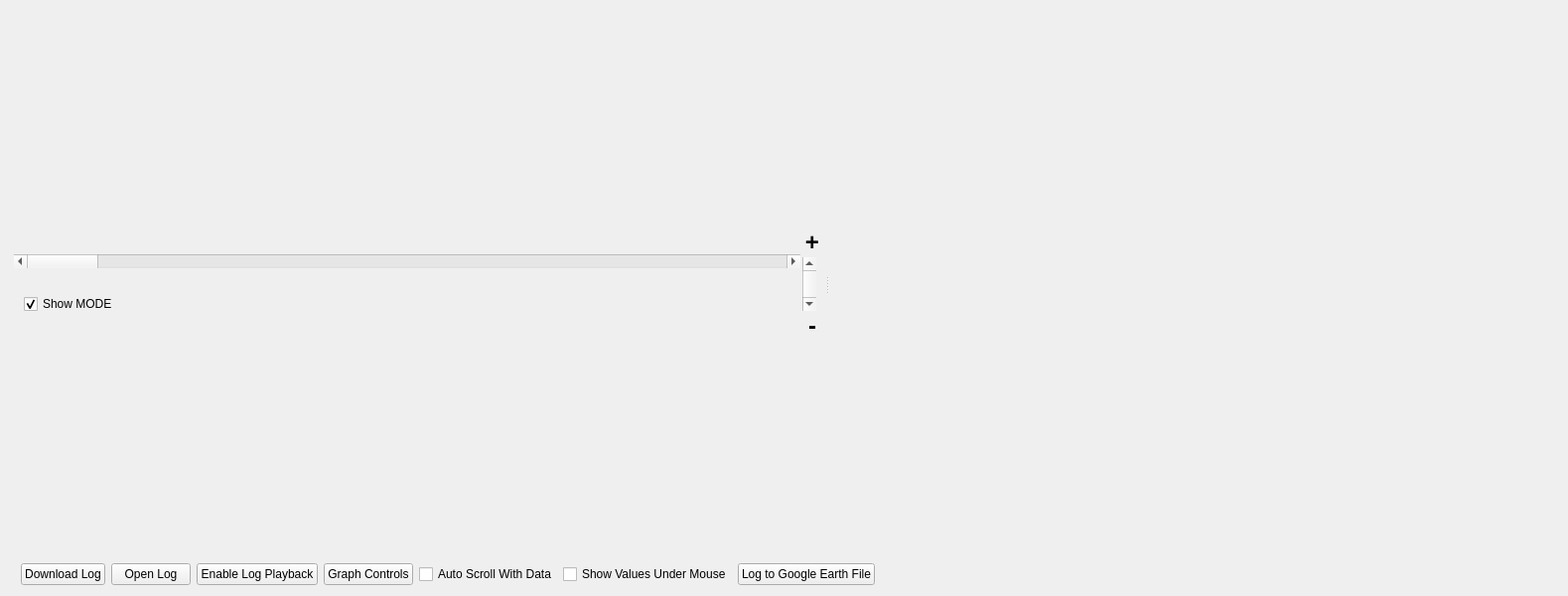
<?xml version="1.0" encoding="UTF-8"?>
<ui version="4.0">
 <class>AP2DataPlot2D</class>
 <widget class="QWidget" name="AP2DataPlot2D">
  <property name="geometry">
   <rect>
    <x>0</x>
    <y>0</y>
    <width>1579</width>
    <height>600</height>
   </rect>
  </property>
  <property name="windowTitle">
   <string>Graph</string>
  </property>
  <layout class="QVBoxLayout" name="verticalLayout" stretch="1,0">
   <item>
    <widget class="QSplitter" name="horizontalSplitter">
     <property name="orientation">
      <enum>Qt::Horizontal</enum>
     </property>
     <property name="childrenCollapsible">
      <bool>false</bool>
     </property>
     <widget class="QSplitter" name="splitter">
      <property name="orientation">
       <enum>Qt::Vertical</enum>
      </property>
      <widget class="QWidget" name="widget" native="true">
       <layout class="QVBoxLayout" name="verticalLayout_3">
        <property name="leftMargin">
         <number>3</number>
        </property>
        <property name="topMargin">
         <number>3</number>
        </property>
        <property name="rightMargin">
         <number>3</number>
        </property>
        <property name="bottomMargin">
         <number>3</number>
        </property>
        <item>
         <layout class="QHBoxLayout" name="horizontalLayout_3" stretch="20,1">
          <property name="spacing">
           <number>2</number>
          </property>
          <item>
           <layout class="QVBoxLayout" name="verticalLayout_5" stretch="1,1">
            <property name="spacing">
             <number>0</number>
            </property>
            <property name="bottomMargin">
             <number>0</number>
            </property>
            <item>
             <widget class="QScrollBar" name="horizontalScrollBar">
              <property name="orientation">
               <enum>Qt::Horizontal</enum>
              </property>
             </widget>
            </item>
            <item>
             <layout class="QHBoxLayout" name="horizontalLayout_41">
              <property name="sizeConstraint">
               <enum>QLayout::SetDefaultConstraint</enum>
              </property>
              <item>
               <spacer name="horizontalSpacer_5">
                <property name="orientation">
                 <enum>Qt::Horizontal</enum>
                </property>
                <property name="sizeType">
                 <enum>QSizePolicy::Minimum</enum>
                </property>
                <property name="sizeHint" stdset="0">
                 <size>
                  <width>10</width>
                  <height>20</height>
                 </size>
                </property>
               </spacer>
              </item>
              <item>
               <widget class="QCheckBox" name="modeDisplayCheckBox">
                <property name="text">
                 <string>Show MODE</string>
                </property>
                <property name="checked">
                 <bool>true</bool>
                </property>
               </widget>
              </item>
              <item>
               <spacer name="horizontalSpacer_3">
                <property name="orientation">
                 <enum>Qt::Horizontal</enum>
                </property>
                <property name="sizeHint" stdset="0">
                 <size>
                  <width>40</width>
                  <height>20</height>
                 </size>
                </property>
               </spacer>
              </item>
             </layout>
            </item>
           </layout>
          </item>
          <item>
           <layout class="QVBoxLayout" name="verticalLayout_4">
            <property name="spacing">
             <number>1</number>
            </property>
            <item>
             <widget class="QLabel" name="label">
              <property name="maximumSize">
               <size>
                <width>20</width>
                <height>40</height>
               </size>
              </property>
              <property name="text">
               <string>&lt;h1&gt;+&lt;/h1&gt;</string>
              </property>
              <property name="alignment">
               <set>Qt::AlignCenter</set>
              </property>
             </widget>
            </item>
            <item>
             <widget class="QScrollBar" name="verticalScrollBar">
              <property name="minimum">
               <number>1</number>
              </property>
              <property name="maximum">
               <number>100</number>
              </property>
              <property name="orientation">
               <enum>Qt::Vertical</enum>
              </property>
             </widget>
            </item>
            <item>
             <widget class="QLabel" name="label_2">
              <property name="maximumSize">
               <size>
                <width>20</width>
                <height>40</height>
               </size>
              </property>
              <property name="text">
               <string>&lt;h1&gt;-&lt;/h1&gt;</string>
              </property>
              <property name="alignment">
               <set>Qt::AlignCenter</set>
              </property>
             </widget>
            </item>
           </layout>
          </item>
         </layout>
        </item>
       </layout>
      </widget>
     </widget>
     <widget class="DataSelectionScreen" name="dataSelectionScreen" native="true">
      <property name="minimumSize">
       <size>
        <width>150</width>
        <height>0</height>
       </size>
      </property>
     </widget>
    </widget>
   </item>
   <item>
    <layout class="QHBoxLayout" name="horizontalLayout">
     <item>
      <spacer name="horizontalSpacer_6">
       <property name="orientation">
        <enum>Qt::Horizontal</enum>
       </property>
       <property name="sizeType">
        <enum>QSizePolicy::Fixed</enum>
       </property>
       <property name="sizeHint" stdset="0">
        <size>
         <width>10</width>
         <height>20</height>
        </size>
       </property>
      </spacer>
     </item>
     <item>
      <widget class="QPushButton" name="downloadPushButton">
       <property name="text">
        <string>Download Log</string>
       </property>
      </widget>
     </item>
     <item>
      <widget class="QPushButton" name="loadOfflineLogButton">
       <property name="text">
        <string>Open Log</string>
       </property>
      </widget>
     </item>
     <item>
      <widget class="QPushButton" name="loadTLogButton">
       <property name="text">
        <string>Enable Log Playback</string>
       </property>
      </widget>
     </item>
     <item>
      <widget class="QPushButton" name="graphControlsPushButton">
       <property name="text">
        <string>Graph Controls</string>
       </property>
      </widget>
     </item>
     <item>
      <widget class="QCheckBox" name="autoScrollCheckBox">
       <property name="text">
        <string>Auto Scroll With Data</string>
       </property>
      </widget>
     </item>
     <item>
      <widget class="QCheckBox" name="showValuesCheckBox">
       <property name="text">
        <string>Show Values Under Mouse</string>
       </property>
      </widget>
     </item>
     <item>
      <widget class="QPushButton" name="toKMLPushButton">
       <property name="text">
        <string>Log to Google Earth File</string>
       </property>
      </widget>
     </item>
     <item>
      <spacer name="horizontalSpacer">
       <property name="orientation">
        <enum>Qt::Horizontal</enum>
       </property>
       <property name="sizeHint" stdset="0">
        <size>
         <width>40</width>
         <height>20</height>
        </size>
       </property>
      </spacer>
     </item>
    </layout>
   </item>
  </layout>
 </widget>
 <customwidgets>
  <customwidget>
   <class>DataSelectionScreen</class>
   <extends>QWidget</extends>
   <header>dataselectionscreen.h</header>
   <container>1</container>
  </customwidget>
 </customwidgets>
 <resources/>
 <connections/>
</ui>
